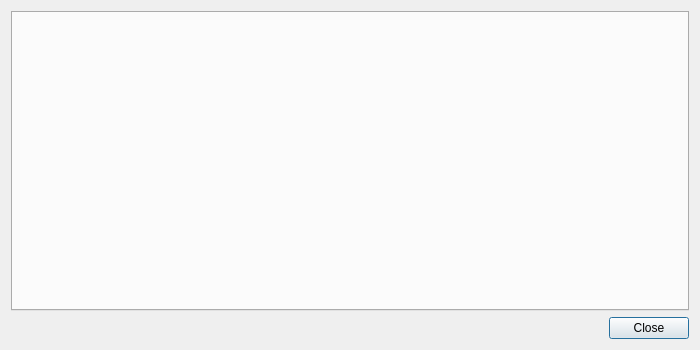
<?xml version="1.0" encoding="UTF-8"?>
<ui version="4.0">
 <class>dlgPreferences</class>
 <widget class="QDialog" name="dlgPreferences">
  <property name="geometry">
   <rect>
    <x>0</x>
    <y>0</y>
    <width>700</width>
    <height>350</height>
   </rect>
  </property>
  <property name="minimumSize">
   <size>
    <width>600</width>
    <height>350</height>
   </size>
  </property>
  <property name="windowTitle">
   <string>Preferences</string>
  </property>
  <layout class="QGridLayout" name="gridLayout">
   <item row="0" column="0">
    <widget class="QTabWidget" name="tabCategories">
     <property name="currentIndex">
      <number>-1</number>
     </property>
    </widget>
   </item>
   <item row="1" column="0">
    <widget class="QDialogButtonBox" name="buttonBox">
     <property name="orientation">
      <enum>Qt::Horizontal</enum>
     </property>
     <property name="standardButtons">
      <set>QDialogButtonBox::Close</set>
     </property>
    </widget>
   </item>
  </layout>
 </widget>
 <resources/>
 <connections>
  <connection>
   <sender>buttonBox</sender>
   <signal>accepted()</signal>
   <receiver>dlgPreferences</receiver>
   <slot>accept()</slot>
   <hints>
    <hint type="sourcelabel">
     <x>248</x>
     <y>254</y>
    </hint>
    <hint type="destinationlabel">
     <x>157</x>
     <y>274</y>
    </hint>
   </hints>
  </connection>
  <connection>
   <sender>buttonBox</sender>
   <signal>rejected()</signal>
   <receiver>dlgPreferences</receiver>
   <slot>reject()</slot>
   <hints>
    <hint type="sourcelabel">
     <x>316</x>
     <y>260</y>
    </hint>
    <hint type="destinationlabel">
     <x>286</x>
     <y>274</y>
    </hint>
   </hints>
  </connection>
 </connections>
</ui>
